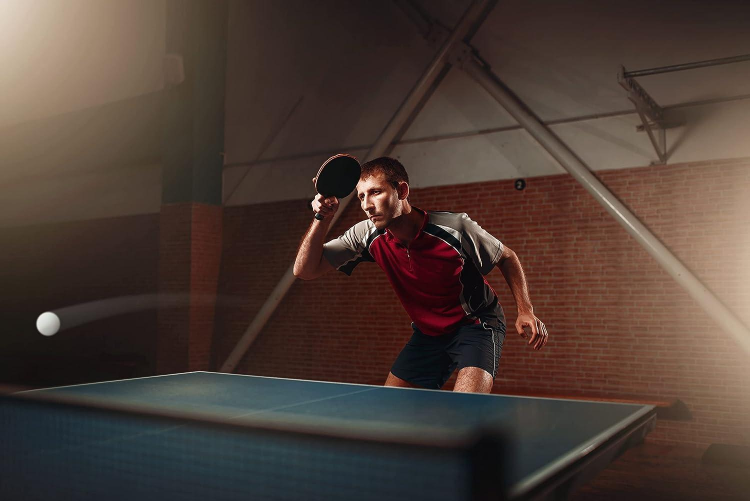
#> input picture Course/Drawing with OpenCV/Image Processing/1.jpg, 1500 x 1001 px, given in place of the camera (shown at 1/2 size)
$ jupyter execute object_tracking.ipynb   (text cells are left out)
#> lines starting #> are read from the running program, lines starting #| are printed output that depends on the picture; after the words box and inside, x2 and y2 are one past the last pixel; in counts of white or black regions, pixels touching at a corner belong together
[cell 1]
import cv2
import numpy as np
import matplotlib.pyplot as plt

[cell 2]
corner_track_params = dict(maxCorners = 10, qualityLevel = 0.3, minDistance = 7, blockSize = 7)

[cell 3]
lk_params = dict(winSize = (200,200), maxLevel = 2, criteria = (cv2.TERM_CRITERIA_EPS | cv2.TERM_CRITERIA_COUNT, 10, 0.03))

[cell 4]
cap = cv2.VideoCapture(0)
ret, prev_frame = cap.read()
#> prev_frame is the input picture: shape (1001, 1500, 3); mean B, G, R 53.1, 60.4, 75.9
prev_gray = cv2.cvtColor(prev_frame, cv2.COLOR_BGR2GRAY)
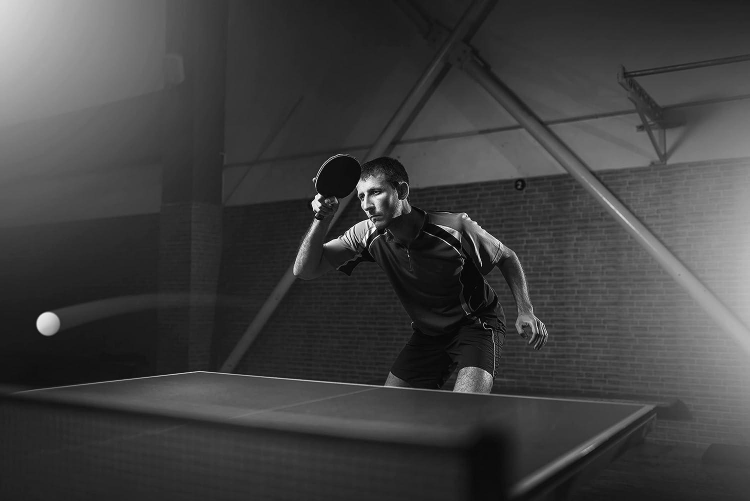
#> prev_gray: shape (1001, 1500) (shown at 1/2 size); min 0, max 255, mean 64.2

#Points to track
prevPts = cv2.goodFeaturesToTrack(prev_gray, mask=None, **corner_track_params)
#> prevPts = [[738, 436], [969, 647], [633, 424], [636, 386], [735, 423], [638, 400], [631, 357], [771, 463], [801, 401], [639, 415]]
#Creates a mask of size of the previous frame
mask = np.zeros_like(prev_frame)

while True:
    ret, frame = cap.read()
    frame_gray = cv2.cvtColor(frame, cv2.COLOR_BGR2GRAY)
    nextPts, status, err = cv2.calcOpticalFlowPyrLK(prev_gray, frame_gray, prevPts, None, **lk_params)
#> nextPts has the same summary as prevPts; status = [1, 1, 1, 1, 1, 1, 1, 1, 1, 1]; err = [0, 0, 0, 0, 0, 0, 0, 0, 0, 0]
    good_new = nextPts[status==1]
#> good_new has the same summary as prevPts
    good_prev = prevPts[status==1]
#> good_prev has the same summary as prevPts
    for i, (new, prev) in enumerate(zip(good_new, good_prev)):
        x_new, y_new = new.ravel()
        x_prev, y_prev = prev.ravel()

        mask = cv2.line(mask, (int(x_new), int(y_new)), (int(x_prev), int(y_prev)), (0,255,0), 3)

        frame = cv2.circle(frame, (int(x_new), int(y_new)), 8, (0,0,255), -1)
#> this loop made 10 passes
#> (x_new, y_new, x_prev, y_prev) on passes 1 to 10: (738, 436, 738, 436), (969, 647, 969, 647), (633, 424, 633, 424), (636, 386, 636, 386), (735, 423, 735, 423), (638, 400, 638, 400), (631, 357, 631, 357), (771, 463, 771, 463), (801, 401, 801, 401), (639, 415, 639, 415)
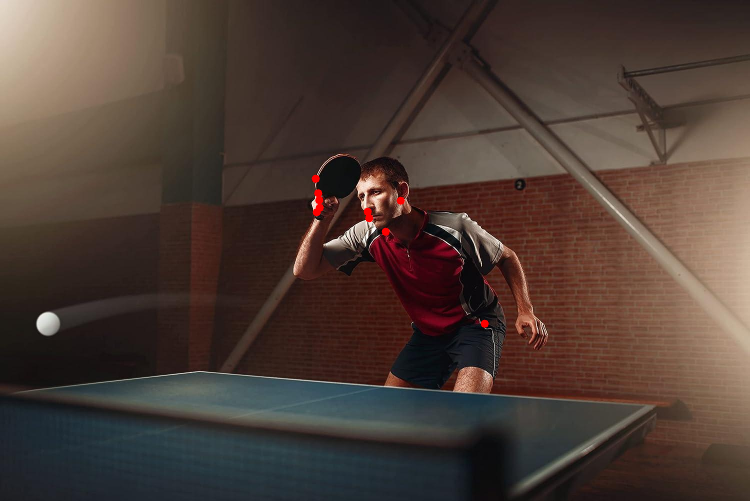
#> frame: shape (1001, 1500, 3) (shown at 1/2 size); mean B, G, R 53, 60.2, 76.1
#> mask: shape (1001, 1500, 3); mean of channels 0, 1, 2 0, 0, 0

    img = cv2.add(frame, mask)
    cv2.imshow('tracking', img)

    k = cv2.waitKey(30)
#> (key Esc is pressed here)
    if k == 27:
        break

    prev_gray = frame_gray.copy()
    prevPts = good_new.reshape(-1, 1, 2)

cv2.destroyAllWindows()
cap.release()

[cell 5]
cap = cv2.VideoCapture(0)

ret, frame1 = cap.read()

prevImg = cv2.cvtColor(frame1, cv2.COLOR_BGR2GRAY)

hsv_mask = np.zeros_like(frame1)

hsv_mask[:,:,1] = 255

while True:
    ret, frame2 = cap.read()
    nextImg = cv2.cvtColor(frame2, cv2.COLOR_BGR2GRAY)
    flow = cv2.calcOpticalFlowFarneback(prevImg, nextImg, None, 0.5, 3, 15, 3, 5, 1.2, 0)
    #Convert to polar coordinates
    mag, ang = cv2.cartToPolar(flow[:, :, 0], flow[:, :, 1], angleInDegrees=True)
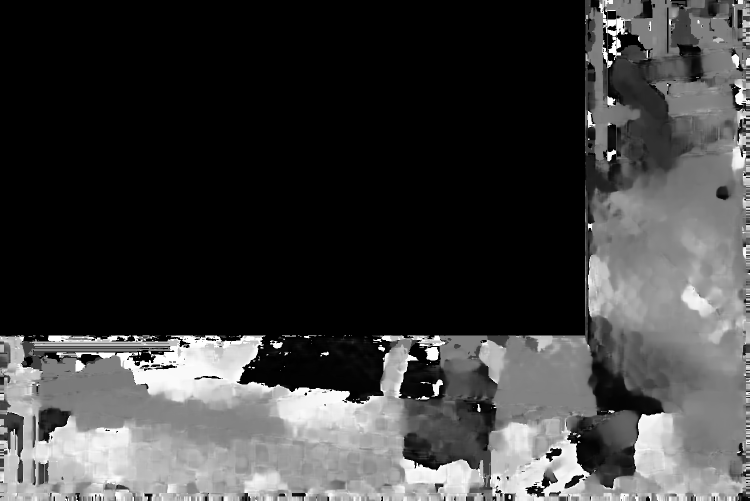
#> ang: shape (1001, 1500) float32 (shown at 1/2 size); min 0, max 360, mean 88.2; drawn with min black and max white

    hsv_mask[:, :, 0] = ang/2
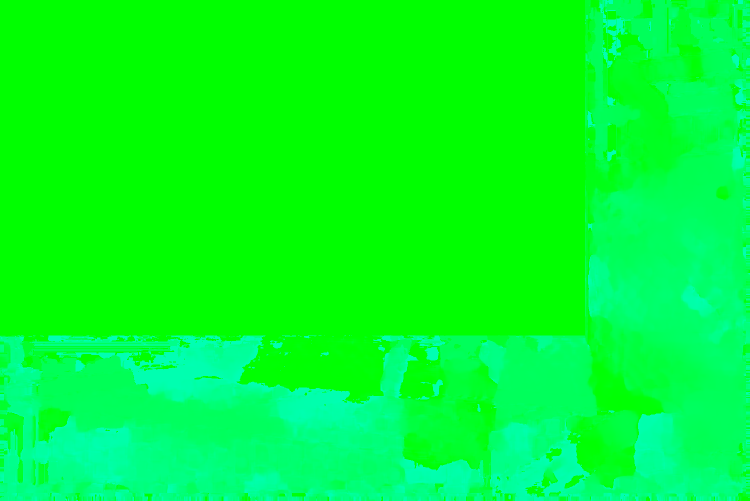
#> hsv_mask: shape (1001, 1500, 3) (shown at 1/2 size); mean of channels 0, 1, 2 43.8, 255, 0; drawn as B, G, R

    hsv_mask[:, :, 2] = cv2.normalize(mag, None, 0, 255, cv2.NORM_MINMAX)
#> hsv_mask: shape (1001, 1500, 3); 0.14% of pixels changed, all inside (x1, y1, x2, y2) = (0, 101, 1500, 1001)

    bgr = cv2.cvtColor(hsv_mask, cv2.COLOR_HSV2BGR)

    cv2.imshow('frame', bgr)

    k = cv2.waitKey(10) & 0xFF
#> (key Esc is pressed here)

    if k == 27:
        break

    prevImg = nextImg

cv2.destroyAllWindows()
cap.release()

[cell 6]
cap = cv2.VideoCapture(0)

ret, frame = cap.read()

face_cascade = cv2.CascadeClassifier('Images/haarcascade_frontalface_default.xml')

face_rects = face_cascade.detectMultiScale(frame)
#> face_rects = [[692, 356, 85, 85]]

(face_x, face_y, w, h) = tuple(face_rects[0])
#> face_x = 692; face_y = 356; w = 85; h = 85

track_window = (face_x, face_y, w, h)
#> track_window = (692, 356, 85, 85)

roi = frame[face_y:face_y+h, face_x:face_x+w]
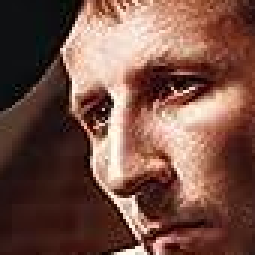
#> roi: shape (85, 85, 3) (shown 3 times larger); mean B, G, R 69, 80.5, 117.7

hsv_roi = cv2.cvtColor(roi, cv2.COLOR_BGR2HSV)
#> hsv_roi: shape (85, 85, 3); mean H, S, V 17.2, 128.7, 118

roi_hist = cv2.calcHist([hsv_roi], [0], None, [180], [0, 180])
#> roi_hist = 180 values, max 731 at index 4, min 0 at index 28, mean 40.14

cv2.normalize(roi_hist, roi_hist, 0, 255, cv2.NORM_MINMAX)

term_crit = (cv2.TERM_CRITERIA_EPS | cv2.TERM_CRITERIA_COUNT, 10, 1)

while True:
    ret, frame = cap.read()

    if ret == True:
        hsv = cv2.cvtColor(frame, cv2.COLOR_BGR2HSV)
#> hsv: shape (1001, 1500, 3); mean H, S, V 30.4, 93.9, 78.6

        dst = cv2.calcBackProject([hsv], [0], roi_hist, [0,180], 1)
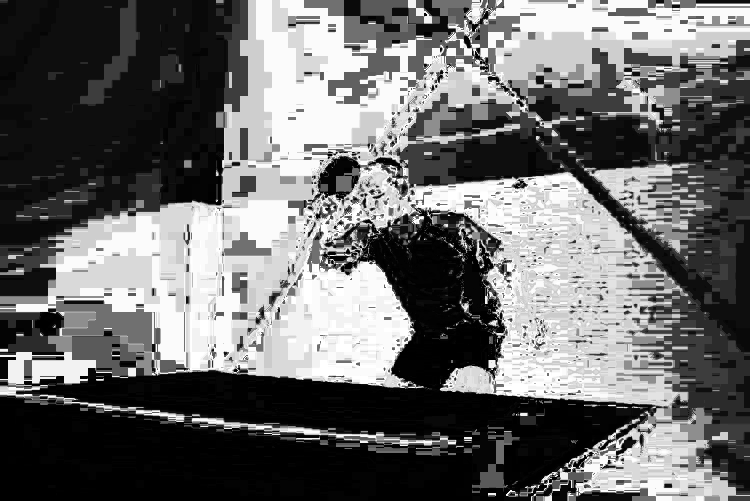
#> dst: shape (1001, 1500) (shown at 1/2 size); min 0, max 255, mean 106.5

        #ret, track_window = cv2.meanShift(dst, track_window, term_crit)
        ret, track_window = cv2.CamShift(dst, track_window, term_crit)
#> ret = ((748.5, 404.5), (111.9, 120.2), 54.07); track_window = (699, 358, 99, 93)

        pts = cv2.boxPoints(ret)
#> pts = [[667, 394.5], [764.3, 323.9], [830, 414.5], [732.7, 485.1]]
        pts = np.int0(pts)
#> pts = [[666, 394], [764, 323], [830, 414], [732, 485]]
        img2 = cv2.polylines(frame, [pts], True, (0,0,255), 3)


        #x, y, w, h = track_window
        #img2 = cv2.rectangle(frame, (x,y), (x+w, y+h), (0, 0, 255), 5)

        cv2.imshow('img', img2)

        k = cv2.waitKey(1) & 0xFF
#> (key Esc is pressed here)
        if k == 27:
            break
    else:
        break

cv2.destroyAllWindows()
cap.release()

[cell 7]
def ask_for_tracker():
    print("Welcome! What Tracker API would you like to use?")
    print("Enter 1 for MIL: ")
    print("Enter 2 for KCF: ")
    print("Enter 3 for TLD: ")
    print("Enter 4 for MedianFlow: ")
    choice = input("Please select your tracker: ")
#> the answer given: 1

    if choice == '1':
        tracker = cv2.TrackerMIL.create()
    if choice == '2':
        tracker = cv2.TrackerKCF.create()
    if choice == '3':
        tracker = cv2.legacy.TrackerTLD_create()
    if choice == '4':
        tracker = cv2.legacy.TrackerMedianFlow_create()

    return tracker

[cell 8]
tracker = ask_for_tracker()

[cell 9]
tracker

[cell 10]
str(tracker).split()[1][4:]

[cell 11]
tracker = ask_for_tracker()
#> the answer given: 1

$ run again, on Course/Drawing with OpenCV/Image Processing/2.jpg
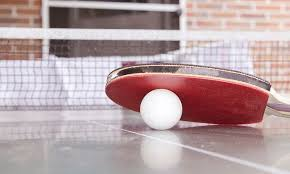
#> input picture Course/Drawing with OpenCV/Image Processing/2.jpg, 290 x 174 px, given in place of the camera
#> prev_frame is the input picture: shape (174, 290, 3); mean B, G, R 163.9, 161.8, 182.9
#> prevPts = [[268, 90], [183, 118], [177, 27], [177, 43], [176, 2], [50, 25], [50, 41], [51, 9], [119, 74], [51, 52]]
#> nextPts has the same summary as prevPts; status = [1, 1, 1, 1, 1, 1, 1, 1, 1, 1]; err = [0, 0, 0, 0, 0, 0, 0, 0, 0, 0]
#> good_new has the same summary as prevPts
#> good_prev has the same summary as prevPts
#> the loop `for i, (new, prev) in enumerate(zip(good_new, good_prev)):` made 10 passes
#> (x_new, y_new, x_prev, y_prev) on passes 1 to 8: (268, 90, 268, 90), (183, 118, 183, 118), (177, 27, 177, 27), (177, 43, 177, 43), (176, 2, 176, 2), (50, 25, 50, 25), (50, 41, 50, 41), (51, 9, 51, 9)
#> after the loop `for i, (new, prev) in enumerate(zip(good_new, good_prev)):`:
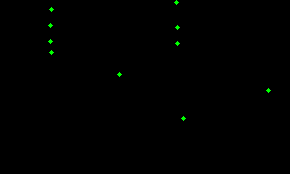
#> mask: shape (174, 290, 3); mean of channels 0, 1, 2 0, 0.7, 0; drawn as B, G, R
#> `hsv_mask[:, :, 2] = cv2.normalize(mag, None, 0, 255, cv2.NORM_MINMAX)`:
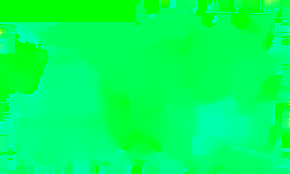
#> hsv_mask: shape (174, 290, 3); mean of channels 0, 1, 2 91.3, 255, 0.4; drawn as B, G, R
#> face_rects = ()
